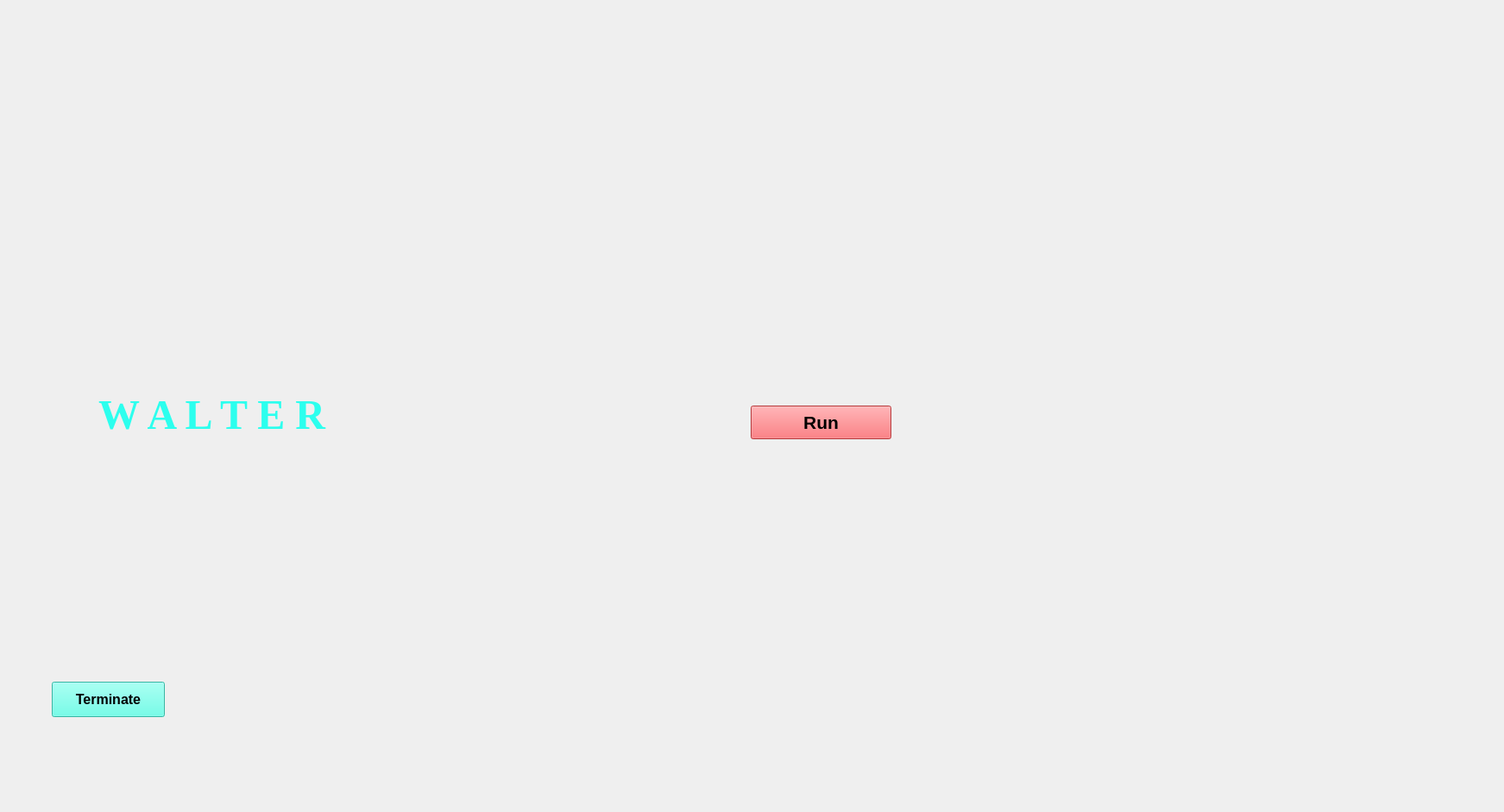
<?xml version="1.0" encoding="UTF-8"?>
<ui version="4.0">
 <class>Walter</class>
 <widget class="QMainWindow" name="Walter">
  <property name="geometry">
   <rect>
    <x>0</x>
    <y>0</y>
    <width>1743</width>
    <height>941</height>
   </rect>
  </property>
  <property name="windowTitle">
   <string>MainWindow</string>
  </property>
  <property name="styleSheet">
   <string notr="true"/>
  </property>
  <widget class="QWidget" name="centralwidget">
   <widget class="QLabel" name="bg_lab">
    <property name="geometry">
     <rect>
      <x>-120</x>
      <y>0</y>
      <width>1991</width>
      <height>971</height>
     </rect>
    </property>
    <property name="text">
     <string/>
    </property>
    <property name="pixmap">
     <pixmap>image/Walter bg.gif</pixmap>
    </property>
    <property name="scaledContents">
     <bool>true</bool>
    </property>
   </widget>
   <widget class="QLabel" name="chat_box_lab">
    <property name="geometry">
     <rect>
      <x>1320</x>
      <y>150</y>
      <width>371</width>
      <height>601</height>
     </rect>
    </property>
    <property name="text">
     <string/>
    </property>
    <property name="pixmap">
     <pixmap>image/chatbox_image_2.jpeg</pixmap>
    </property>
    <property name="scaledContents">
     <bool>true</bool>
    </property>
   </widget>
   <widget class="QLabel" name="footer_img">
    <property name="geometry">
     <rect>
      <x>10</x>
      <y>890</y>
      <width>1901</width>
      <height>41</height>
     </rect>
    </property>
    <property name="text">
     <string/>
    </property>
    <property name="pixmap">
     <pixmap>image/footer(line).gif</pixmap>
    </property>
    <property name="scaledContents">
     <bool>true</bool>
    </property>
   </widget>
   <widget class="QLabel" name="time_lab">
    <property name="geometry">
     <rect>
      <x>120</x>
      <y>40</y>
      <width>331</width>
      <height>171</height>
     </rect>
    </property>
    <property name="text">
     <string/>
    </property>
    <property name="pixmap">
     <pixmap>image/date-time_border-removebg-preview.png</pixmap>
    </property>
    <property name="scaledContents">
     <bool>true</bool>
    </property>
   </widget>
   <widget class="QLabel" name="date_lable">
    <property name="geometry">
     <rect>
      <x>120</x>
      <y>170</y>
      <width>261</width>
      <height>111</height>
     </rect>
    </property>
    <property name="text">
     <string/>
    </property>
    <property name="pixmap">
     <pixmap>image/date-time_border-removebg-preview.png</pixmap>
    </property>
    <property name="scaledContents">
     <bool>true</bool>
    </property>
   </widget>
   <widget class="QPushButton" name="run_button">
    <property name="geometry">
     <rect>
      <x>870</x>
      <y>470</y>
      <width>163</width>
      <height>39</height>
     </rect>
    </property>
    <property name="font">
     <font>
      <pointsize>16</pointsize>
      <weight>75</weight>
      <bold>true</bold>
     </font>
    </property>
    <property name="styleSheet">
     <string notr="true">background-color: rgb(255, 78, 81);
</string>
    </property>
    <property name="text">
     <string>Run</string>
    </property>
   </widget>
   <widget class="QLabel" name="state_lab">
    <property name="geometry">
     <rect>
      <x>1140</x>
      <y>750</y>
      <width>241</width>
      <height>121</height>
     </rect>
    </property>
    <property name="text">
     <string/>
    </property>
    <property name="pixmap">
     <pixmap>image/date-time_border-removebg-preview.png</pixmap>
    </property>
    <property name="scaledContents">
     <bool>true</bool>
    </property>
   </widget>
   <widget class="QTextBrowser" name="Time">
    <property name="geometry">
     <rect>
      <x>160</x>
      <y>90</y>
      <width>291</width>
      <height>71</height>
     </rect>
    </property>
    <property name="font">
     <font>
      <pointsize>24</pointsize>
     </font>
    </property>
    <property name="styleSheet">
     <string notr="true">background:transparent;
color: rgb(255, 255, 255);
border-radius:none;</string>
    </property>
    <property name="html">
     <string>&lt;!DOCTYPE HTML PUBLIC &quot;-//W3C//DTD HTML 4.0//EN&quot; &quot;http://www.w3.org/TR/REC-html40/strict.dtd&quot;&gt;
&lt;html&gt;&lt;head&gt;&lt;meta name=&quot;qrichtext&quot; content=&quot;1&quot; /&gt;&lt;style type=&quot;text/css&quot;&gt;
p, li { white-space: pre-wrap; }
&lt;/style&gt;&lt;/head&gt;&lt;body style=&quot; font-family:'MS Shell Dlg 2'; font-size:24pt; font-weight:400; font-style:normal;&quot;&gt;
&lt;p style=&quot;-qt-paragraph-type:empty; margin-top:0px; margin-bottom:0px; margin-left:0px; margin-right:0px; -qt-block-indent:0; text-indent:0px; font-size:28pt;&quot;&gt;&lt;br /&gt;&lt;/p&gt;&lt;/body&gt;&lt;/html&gt;</string>
    </property>
   </widget>
   <widget class="QTextBrowser" name="state_of_assistant">
    <property name="geometry">
     <rect>
      <x>1170</x>
      <y>790</y>
      <width>271</width>
      <height>61</height>
     </rect>
    </property>
    <property name="font">
     <font>
      <pointsize>12</pointsize>
     </font>
    </property>
    <property name="styleSheet">
     <string notr="true">background:transparent;
color: rgb(255, 255, 255);
border-radius:none;</string>
    </property>
    <property name="html">
     <string>&lt;!DOCTYPE HTML PUBLIC &quot;-//W3C//DTD HTML 4.0//EN&quot; &quot;http://www.w3.org/TR/REC-html40/strict.dtd&quot;&gt;
&lt;html&gt;&lt;head&gt;&lt;meta name=&quot;qrichtext&quot; content=&quot;1&quot; /&gt;&lt;style type=&quot;text/css&quot;&gt;
p, li { white-space: pre-wrap; }
&lt;/style&gt;&lt;/head&gt;&lt;body style=&quot; font-family:'MS Shell Dlg 2'; font-size:12pt; font-weight:400; font-style:normal;&quot;&gt;
&lt;p style=&quot;-qt-paragraph-type:empty; margin-top:0px; margin-bottom:0px; margin-left:0px; margin-right:0px; -qt-block-indent:0; text-indent:0px;&quot;&gt;&lt;br /&gt;&lt;/p&gt;&lt;/body&gt;&lt;/html&gt;</string>
    </property>
   </widget>
   <widget class="QTextBrowser" name="Date">
    <property name="geometry">
     <rect>
      <x>160</x>
      <y>200</y>
      <width>201</width>
      <height>51</height>
     </rect>
    </property>
    <property name="font">
     <font>
      <pointsize>16</pointsize>
     </font>
    </property>
    <property name="styleSheet">
     <string notr="true">background:transparent;
color: rgb(255, 255, 255);
border-radius:none;</string>
    </property>
    <property name="html">
     <string>&lt;!DOCTYPE HTML PUBLIC &quot;-//W3C//DTD HTML 4.0//EN&quot; &quot;http://www.w3.org/TR/REC-html40/strict.dtd&quot;&gt;
&lt;html&gt;&lt;head&gt;&lt;meta name=&quot;qrichtext&quot; content=&quot;1&quot; /&gt;&lt;style type=&quot;text/css&quot;&gt;
p, li { white-space: pre-wrap; }
&lt;/style&gt;&lt;/head&gt;&lt;body style=&quot; font-family:'MS Shell Dlg 2'; font-size:16pt; font-weight:400; font-style:normal;&quot;&gt;
&lt;p style=&quot;-qt-paragraph-type:empty; margin-top:0px; margin-bottom:0px; margin-left:0px; margin-right:0px; -qt-block-indent:0; text-indent:0px; font-size:17pt;&quot;&gt;&lt;br /&gt;&lt;/p&gt;&lt;/body&gt;&lt;/html&gt;</string>
    </property>
   </widget>
   <widget class="QTextBrowser" name="Chat_box">
    <property name="geometry">
     <rect>
      <x>1350</x>
      <y>210</y>
      <width>311</width>
      <height>521</height>
     </rect>
    </property>
    <property name="font">
     <font>
      <pointsize>9</pointsize>
     </font>
    </property>
    <property name="styleSheet">
     <string notr="true">background:transparent;
color: rgb(255, 255, 255);
border-radius:none;</string>
    </property>
    <property name="html">
     <string>&lt;!DOCTYPE HTML PUBLIC &quot;-//W3C//DTD HTML 4.0//EN&quot; &quot;http://www.w3.org/TR/REC-html40/strict.dtd&quot;&gt;
&lt;html&gt;&lt;head&gt;&lt;meta name=&quot;qrichtext&quot; content=&quot;1&quot; /&gt;&lt;style type=&quot;text/css&quot;&gt;
p, li { white-space: pre-wrap; }
&lt;/style&gt;&lt;/head&gt;&lt;body style=&quot; font-family:'MS Shell Dlg 2'; font-size:9pt; font-weight:400; font-style:normal;&quot;&gt;
&lt;p style=&quot;-qt-paragraph-type:empty; margin-top:0px; margin-bottom:0px; margin-left:0px; margin-right:0px; -qt-block-indent:0; text-indent:0px; font-size:11pt;&quot;&gt;&lt;br /&gt;&lt;/p&gt;&lt;/body&gt;&lt;/html&gt;</string>
    </property>
   </widget>
   <widget class="QPushButton" name="Terminate">
    <property name="geometry">
     <rect>
      <x>60</x>
      <y>790</y>
      <width>131</width>
      <height>41</height>
     </rect>
    </property>
    <property name="font">
     <font>
      <pointsize>12</pointsize>
      <weight>75</weight>
      <bold>true</bold>
     </font>
    </property>
    <property name="styleSheet">
     <string notr="true">background-color: rgb(75, 255, 228);
color: rgb(0, 0, 0);</string>
    </property>
    <property name="text">
     <string>Terminate</string>
    </property>
   </widget>
   <widget class="QLabel" name="label">
    <property name="geometry">
     <rect>
      <x>10</x>
      <y>360</y>
      <width>491</width>
      <height>281</height>
     </rect>
    </property>
    <property name="text">
     <string/>
    </property>
    <property name="pixmap">
     <pixmap>image/date-time_border-removebg-preview.png</pixmap>
    </property>
    <property name="scaledContents">
     <bool>true</bool>
    </property>
   </widget>
   <widget class="QTextBrowser" name="textBrowser">
    <property name="geometry">
     <rect>
      <x>40</x>
      <y>450</y>
      <width>411</width>
      <height>111</height>
     </rect>
    </property>
    <property name="font">
     <font>
      <family>Times New Roman</family>
      <pointsize>30</pointsize>
      <weight>75</weight>
      <bold>true</bold>
     </font>
    </property>
    <property name="styleSheet">
     <string notr="true">background:transparent;
border-radius:none;
color: rgb(44, 255, 238);</string>
    </property>
    <property name="html">
     <string>&lt;!DOCTYPE HTML PUBLIC &quot;-//W3C//DTD HTML 4.0//EN&quot; &quot;http://www.w3.org/TR/REC-html40/strict.dtd&quot;&gt;
&lt;html&gt;&lt;head&gt;&lt;meta name=&quot;qrichtext&quot; content=&quot;1&quot; /&gt;&lt;style type=&quot;text/css&quot;&gt;
p, li { white-space: pre-wrap; }
&lt;/style&gt;&lt;/head&gt;&lt;body style=&quot; font-family:'Times New Roman'; font-size:30pt; font-weight:600; font-style:normal;&quot;&gt;
&lt;p align=&quot;center&quot; style=&quot; margin-top:0px; margin-bottom:0px; margin-left:0px; margin-right:0px; -qt-block-indent:0; text-indent:0px;&quot;&gt;&lt;span style=&quot; font-size:36pt;&quot;&gt;W A L T E R&lt;/span&gt;&lt;/p&gt;&lt;/body&gt;&lt;/html&gt;</string>
    </property>
   </widget>
  </widget>
 </widget>
 <resources/>
 <connections/>
</ui>
